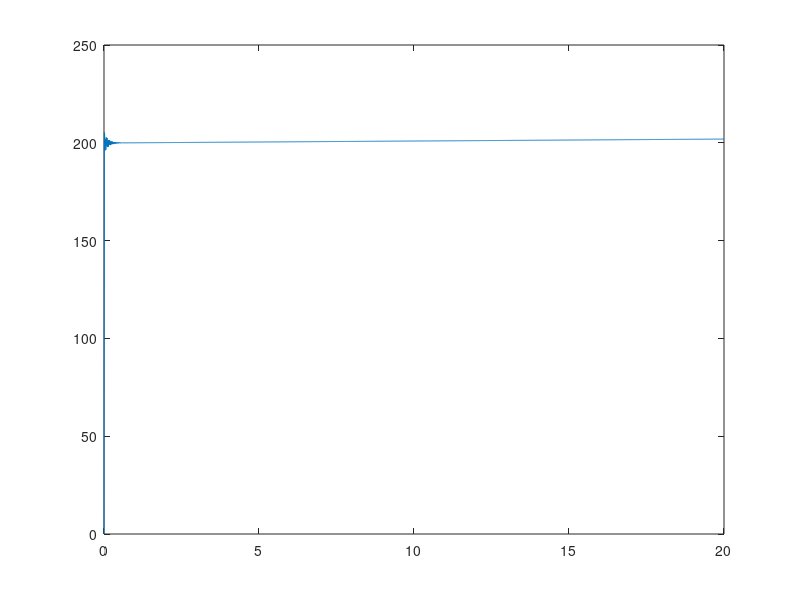

Write the MATLAB code that produced this figure.
%%%%%% The MSDM system parameters %%%%%%%%%%%%%%%
J1 = 5.8198*10.^-6;  % Moment of Inertia of the first mass(kg m^2)
J2 = 4.769*10.^-6; % Moment of Inertia of the second mass(kg m^2)
k = 0.2656; % Torsional damping of the shaft () 
d = 3.125*10.^-5; % Torsional damping of the shaft (Nm/rad)
Km = 4.4*10.^-2; % Motor Constant (Nm/A)
b = 1*10.^-5; % Viscous friction (Nms/rad)
%%%%%%%%%%%%%%%%%%%%%%%%%%%%%%%%%%%%%%%%%%%%%%%%%%%%%%%%%%%%%%%%%%%
%% 1. Fill in the transfer functions
s = tf('s');
G = (Km*(J2*s^2+(b+d)*s+k))/(J1*J2*s^4+(J1+J2)*(d+b)*s^3+((J1+J2)*k+b^2+2*b*d)*s^2+2*b*k*s); % fill in the transfer functions
H = (200*pi)/(s+200*pi); % fill in the transfer functions
D = s; % fill in the transfer functions

%% [optional]: Compute open and closed loop transfer functions
L = D*G*H; % fill in the transfer functions
T = (D*G*H)/(1+D*G*H); % fill in the transfer functions
Gs = (G*H)/(1+D*G*H); % fill in the transfer functions

% Test T1 (Fill in the correct transfer T and Gs to get the right results of test T1 and T2)
sys = [T, Gs];
t = 0:0.01:20; % check end time
T1 = [200*ones(size(t)); 0.2*sin(2*pi*t)];
y = lsim(sys,T1,t);
plot(t,y)

% Test T2
T2 = [200*ones(size(t));0.1*ones(size(t))];
y = lsim(sys,T2,t);
plot(t,y)